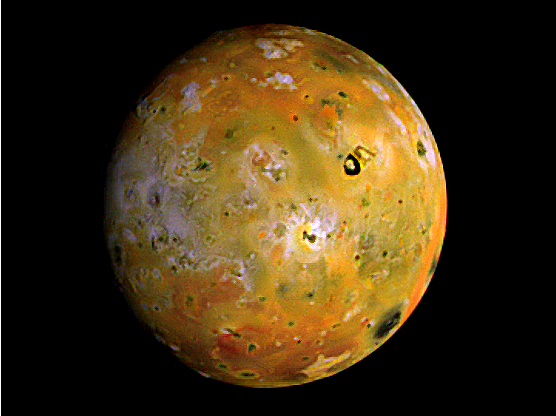
%> input picture Image Database/tr.tif, 556 x 416 px
$ octave EdgeDetection.m   (GNU Octave 9; MATLAB toolbox functions it lacks are replaced by stand-ins)
%> lines starting %> are read from the running program, lines starting %| are printed output that depends on the picture; in (x1, y1, x2, y2) boxes, pixels count from 0 and x2, y2 are one past the last pixel; in counts of white or black regions, pixels touching at a corner belong together; the program's own positions count from 1
%Edge Detection..
im = imread('C:\Users\Mainul Hassan\Documents\Image Database\tr.tif'); %Read Image
%> im is the input picture: size 416x556x3 uint8; mean R, G, B 65.7, 48.8, 20.4
subplot(3,3,1), imshow(im); title('Original Image');
X = rgb2gray(im); %Convertion
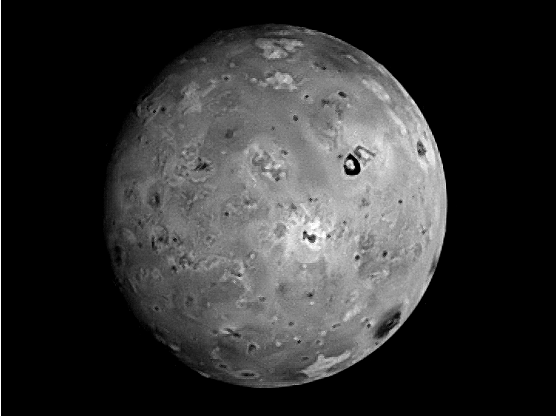
%> X: size 416x556 uint8; min 0, max 255, mean 50.6
I = edge(X);
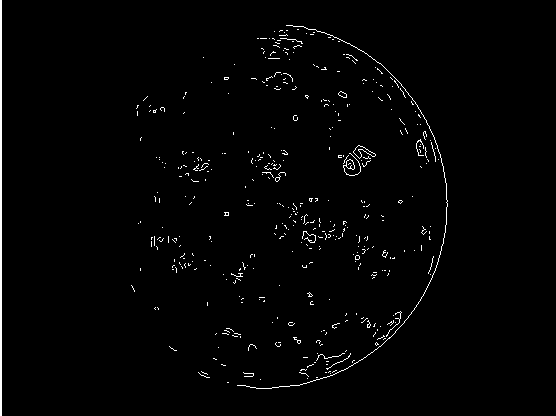
%> I: size 416x556 logical; 1.5% white in thin lines or dots, all inside (x1, y1, x2, y2) = (0, 0, 448, 416)

% Sobal Method
Sobal = edge(I,'sobel',[]);             % here thresh is empty ([]),If we want to add thresh ([0.5]).
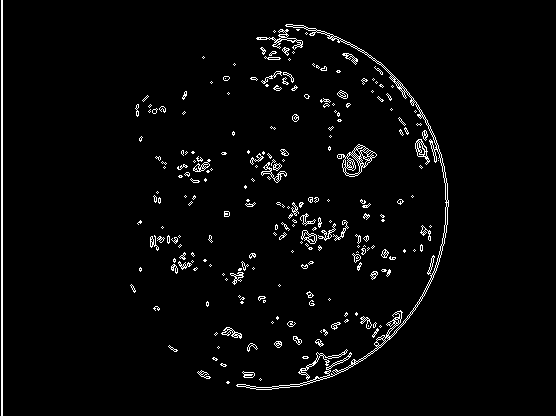
%> Sobal: size 416x556 logical; 2.9% white in thin lines or dots, all inside (x1, y1, x2, y2) = (1, 0, 449, 416)
subplot(3,3,2); imshow(Sobal); title('EDGE detection using Sobal Method');

% Roberts Method
Roberts = edge(I, 'roberts', []);
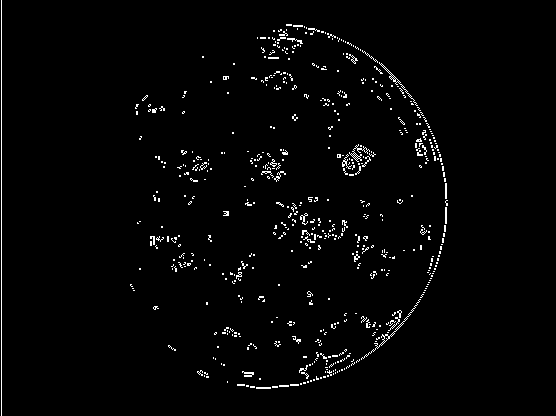
%> Roberts: size 416x556 logical; 2% white in thin lines or dots, all inside (x1, y1, x2, y2) = (1, 0, 448, 416)
subplot(3,3,3); imshow(Roberts); title('EDGE detection using Roberts Method');

% Prewitt Method
Prewitt = edge(I, 'prewitt', []);
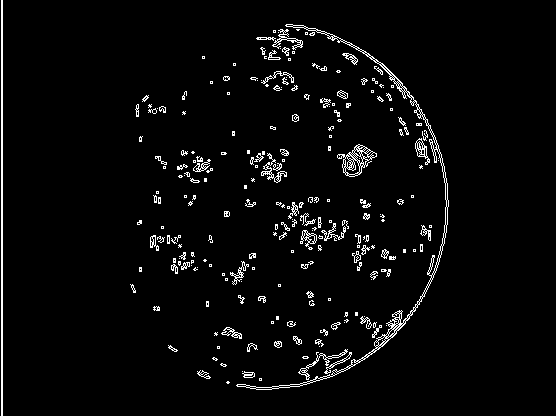
%> Prewitt: size 416x556 logical; 3.4% white in thin lines or dots, all inside (x1, y1, x2, y2) = (1, 0, 449, 416)
subplot(3,3,4); imshow(Prewitt); title('EDGE detection using Prewitt Method');

%Laplacian of Gaussian Method
Log = edge(I, 'log', [], 2);           %here 2 is default value of Sigma for Log filter.
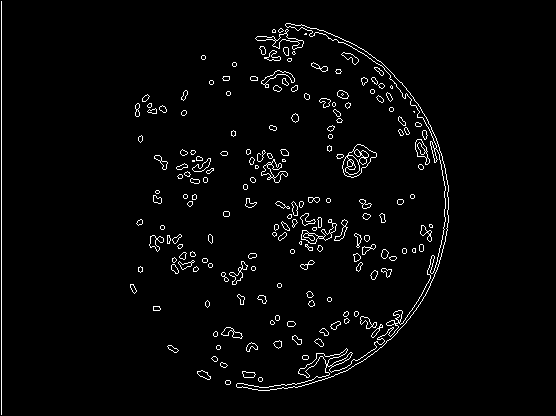
%> Log: size 416x556 logical; 2.7% white in thin lines or dots, all inside (x1, y1, x2, y2) = (1, 1, 449, 415)
subplot(3,3,5); imshow(Log); title('EDGE detection using Gaussian Method');

% Zero-Cross Method
ZeroCross = edge(I, 'zerocross',0,'horizontal');
subplot(3,3,6); imshow(ZeroCross); title('EDGE detection using Zero-Cross Method');

% Canny Method
Canny = edge(I, 'canny', []);
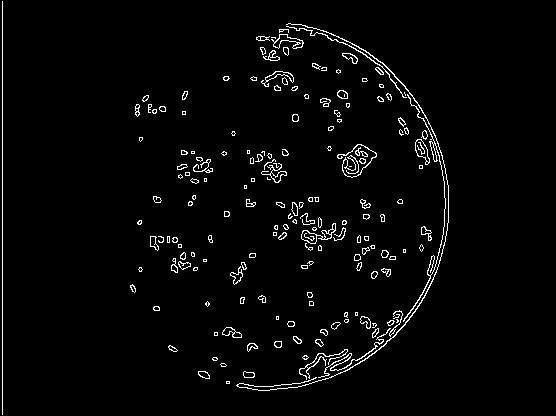
%> Canny: size 416x556 logical; 2.7% white in thin lines or dots, all inside (x1, y1, x2, y2) = (2, 1, 449, 415)
subplot(3,3,7); imshow(Canny); title('EDGE detection using Canny Method');

$ run again, with Image Database/fractured_spine.tif copied over Image Database/tr.tif
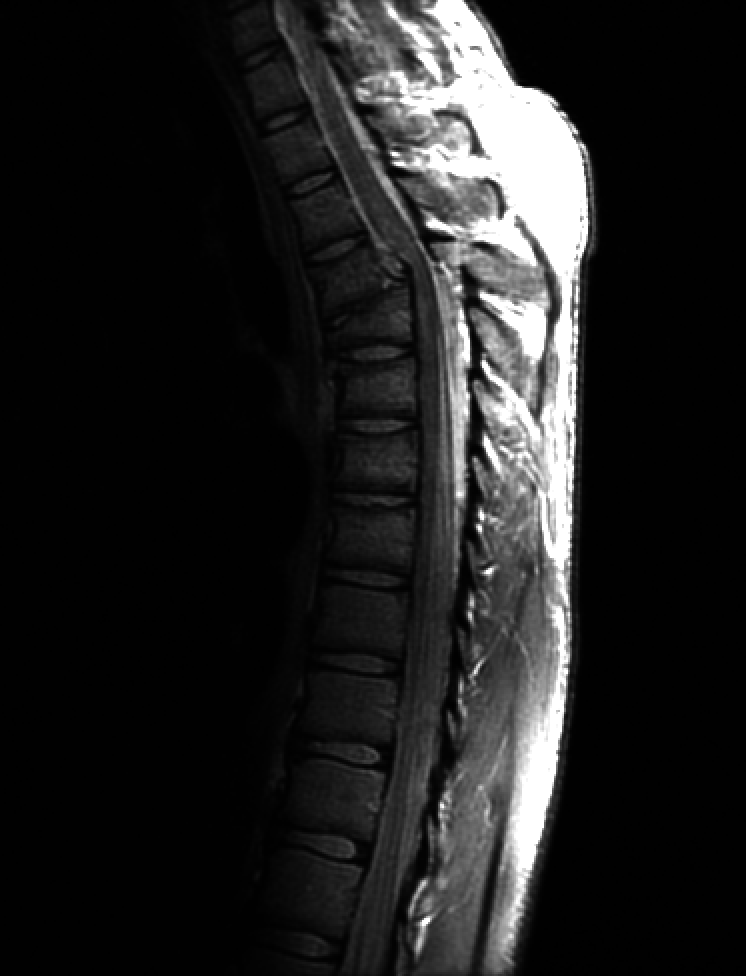
%> input picture Image Database/fractured_spine.tif, 746 x 976 px
%> im is the input picture: size 976x746 uint8; min 0, max 255, mean 32.6
%> `I = edge(X);`:
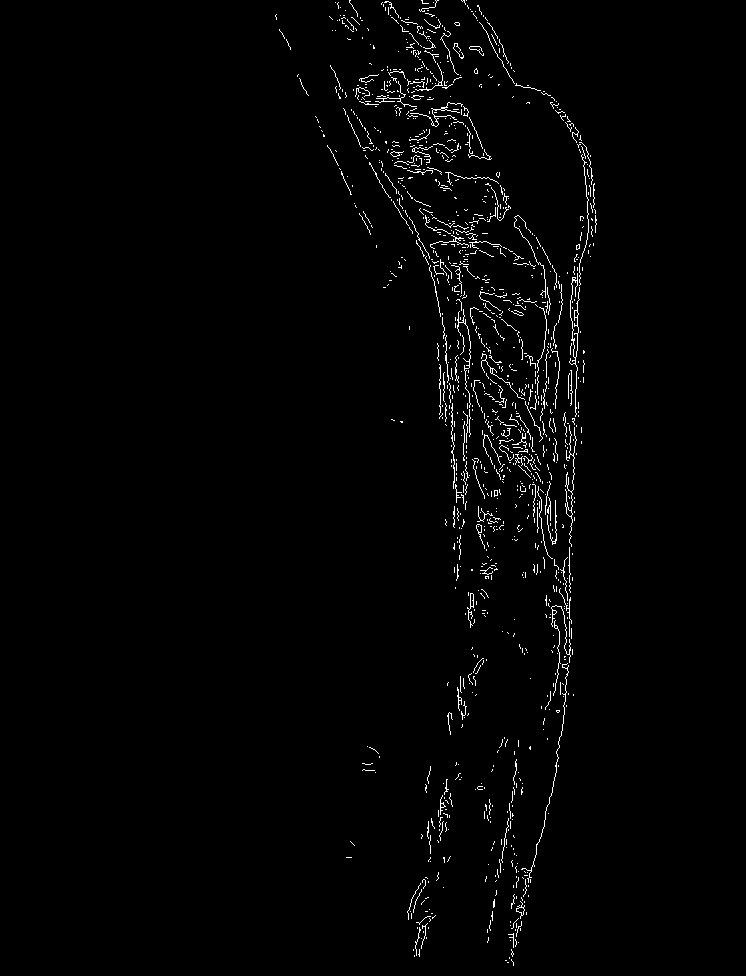
%> I: size 976x746 logical; 1.6% white in thin lines or dots, all inside (x1, y1, x2, y2) = (275, 0, 597, 966)
%> Sobal: size 976x746 logical; 3.2% white in thin lines or dots, all inside (x1, y1, x2, y2) = (274, 0, 598, 967)
%> Roberts: size 976x746 logical; 2.3% white in thin lines or dots, all inside (x1, y1, x2, y2) = (274, 0, 597, 965)
%> Log: size 976x746 logical; 2.6% white in thin lines or dots, all inside (x1, y1, x2, y2) = (273, 1, 598, 967)
%> `Canny = edge(I, 'canny', []);`:
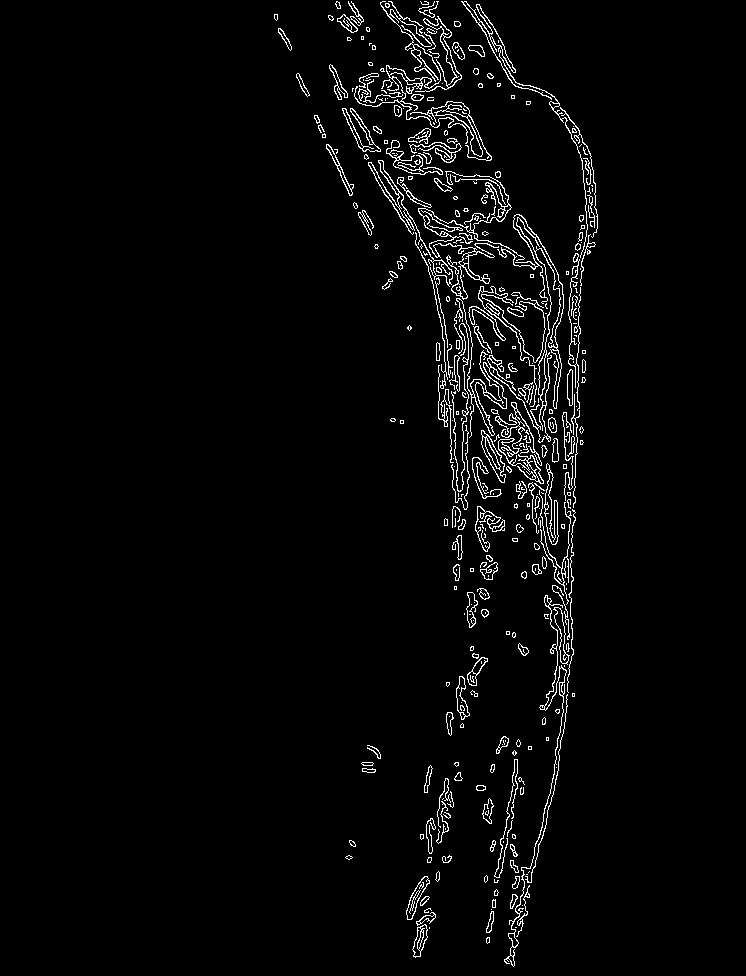
%> Canny: size 976x746 logical; 2.9% white in thin lines or dots, all inside (x1, y1, x2, y2) = (274, 1, 598, 967)
